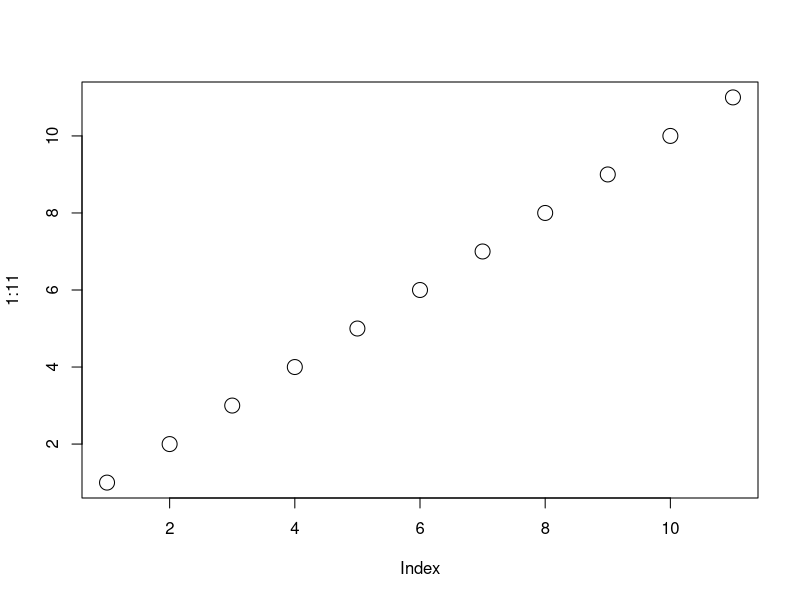
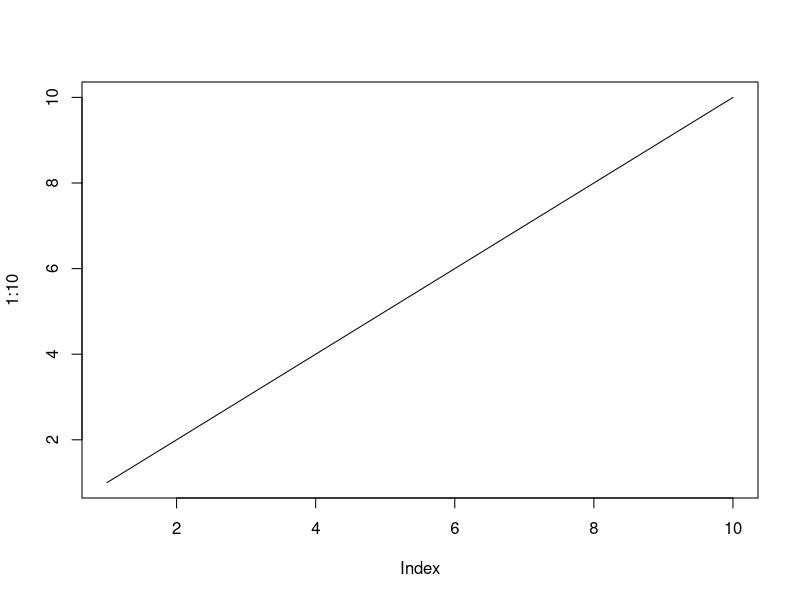
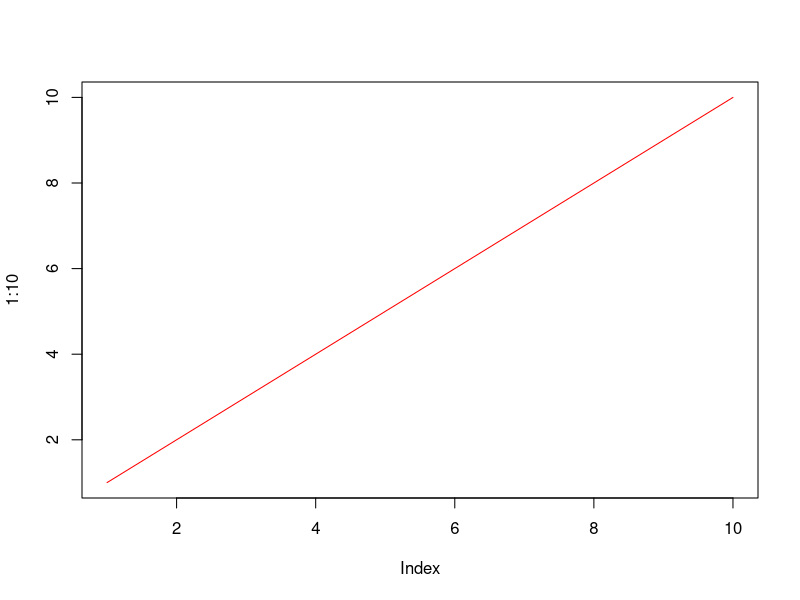

Recreate these plots in R, in order.
# Use cex=number to change the size of the points

# 1 is default, while 0.5 means 50% smaller, and 2 means 100% larger

plot(1:11,cex=2)

# maximum size 

# we can create a line 

plot(1:10, type="l", cex=2)

# we have created a large line

# Now we are adding the color to the line

plot(1:10,type="l",cex=2,col="red")

# we have created a large line and added  red
